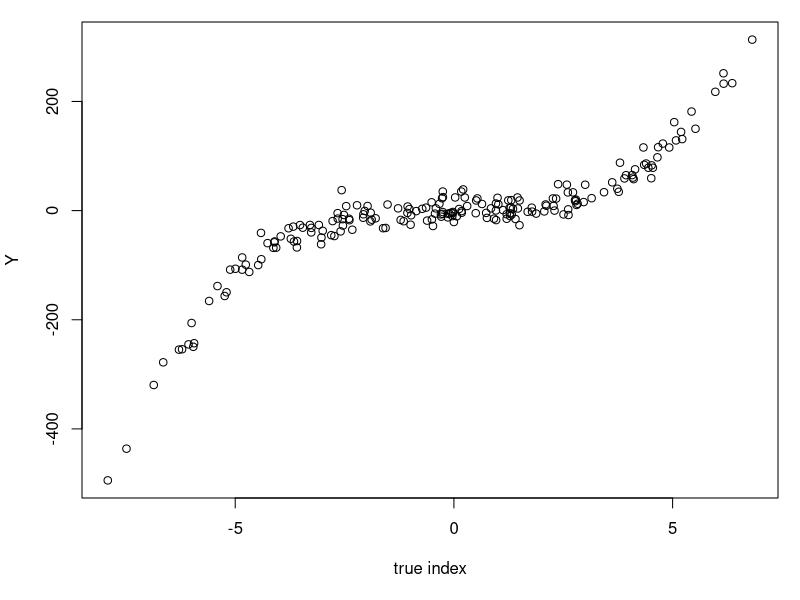
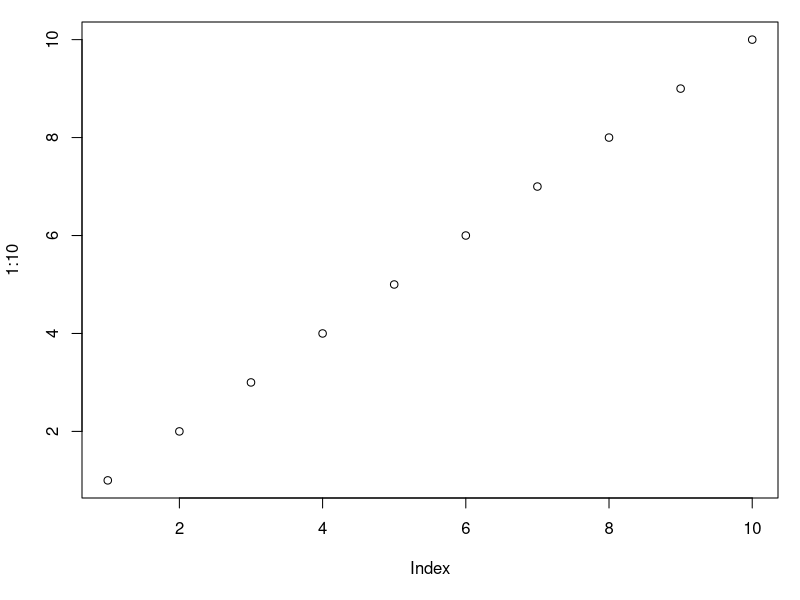
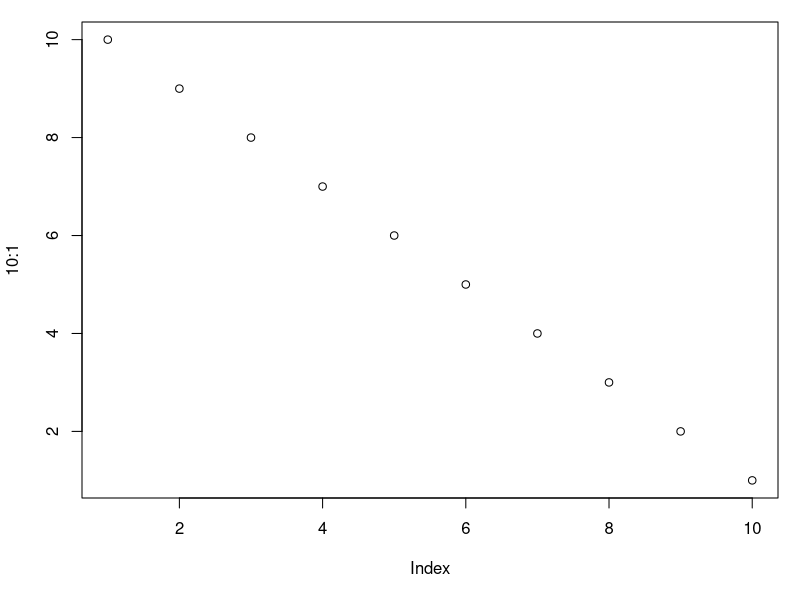

R code for these plots, in order:
## ---- chunk 1
knitr::opts_chunk$set(
  collapse = TRUE,
  comment = "#>"
)
## ---- chunk 2
set.seed(1)
n <- 200 # Sample size
p <- 30 # Number of variables in X
p_star <- 10 # Number of relevant variables in X
X <- mvtnorm::rmvnorm(n,sigma=diag(p)) # X ~ N(0,I_p)
dimnames(X) <- list(1:n, paste("X", 1:p, sep = "")) # Rename columns of X

eps <- rnorm(n, sd = 15) # Error

beta <- matrix(c(rep(1,p_star),rep(0,p-p_star)),ncol=1) # Beta = Heaviside function
rownames(beta) <- colnames(X) # Rename rows of X

Y <- (X %*% beta)**3 + eps # The model

par(mar=c(5,4,1,1)+0.1)
plot(X %*% beta, Y, xlab = "true index")
## ---- chunk 3
plot(1:10)
plot(10:1)
